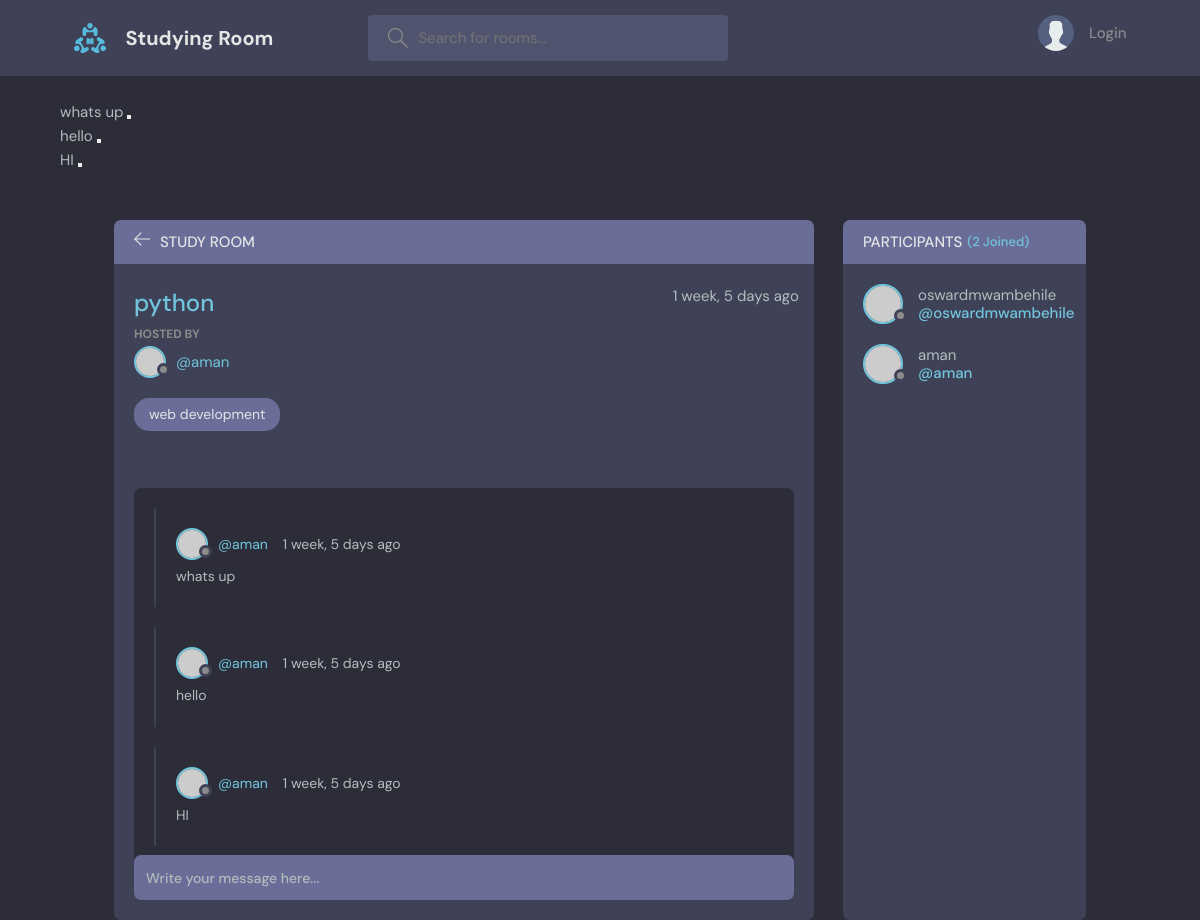
Page /room/10 on the committed database.
### studies/models.py (models this page shows, shortened)
class Message(models.Model):
    user=models.ForeignKey(User,on_delete=models.CASCADE)
    room=models.ForeignKey(Room, on_delete=models.CASCADE)
    body=models.TextField()
    updated=models.DateTimeField(auto_now=True)
    created_at=models.DateTimeField(auto_now_add=True)
    def __str__(self):
        return self.body[0:50]

class Room(models.Model):
    host=models.ForeignKey(User, models.SET_NULL, null=True)
    topic=models.ForeignKey(Topic, on_delete=models.SET_NULL, null=True)
    name=models.CharField(max_length=200)
    description=models.TextField(null=True, blank=True)
    participants=models.ManyToManyField(User, related_name='participants',blank=True)
    updated=models.DateTimeField(auto_now=True)
    created_at= models.DateTimeField(auto_now_add=True)
    class Meta:
         ordering=['-updated','-created_at']

class Topic(models.Model):
    name=models.CharField(max_length=200)
    def __str__(self):
        return self.name

### studies/views.py (the view, shortened to what this page needs)
# urls.py: path('room/<str:pk>', views.room,name='room'),
def room(request, pk):
    room = Room.objects.get(id=pk)
    messages = room.message_set.all().order_by('-created_at')
    participants = room.participants.all()
    return render(request, 'room.html', {'room': room, 'messages': messages, 'participants': participants})

### templates/room.html (shortened to what this page needs)
{% extends 'base.html' %}
{% block content %}
<main class="profile-page layout layout--2">
  <div class="container">
    <div class="room">
      <div class="room__top">
        <div class="room__topLeft">
          <a href="{% url 'home' %}">
            <svg version="1.1" xmlns="http://www.w3.org/2000/svg" width="32" height="32" viewBox="0 0 32 32">
              <title>arrow-left</title>
              <path
                d="M13.723 2.286l-13.723 13.714 13.719 13.714 1.616-1.611-10.96-10.96h27.625v-2.286h-27.625l10.965-10.965-1.616-1.607z"
              ></path>
            </svg>
          </a>
          <h3>Study Room</h3>
        </div>
      </div>
      <div class="room__box scroll">
        <div class="room__header scroll">
          <div class="room__info">
            <h3>{{ room.name }}</h3>
            <span>{{ room.created_at|timesince }} ago</span>
          </div>
          <div class="room__hosted">
            <p>Hosted By</p>
            <a href="{% url 'profile' room.host.id %}" class="room__author">
              <div class="avatar avatar--small">
                <img src="https://randomuser.me/api/portraits/men/37.jpg" />
              </div>
              <span>@{{ room.host }}</span>
            </a>
          </div>
          <span class="room__topics">{{ room.topic }}</span>
        </div>
        <div class="room__conversation">
          <div class="threads scroll">
            {% for message in messages %}
            <div class="thread">
              <div class="thread__top">
                <div class="thread__author">
                  <a href="{% url 'profile' message.user.id %}" class="thread__authorInfo">
                    <div class="avatar avatar--small">
                      <img src="https://randomuser.me/api/portraits/men/37.jpg" />
                    </div>
                    <span>@{{ message.user.username }}</span>
                  </a>
                  <span class="thread__date">{{ message.created_at|timesince }} ago</span>
                </div>
              </div>
              <div class="thread__details">
                {{ message.body }}
              </div>
            </div>
            {% endfor %}
          </div>
        </div>
      </div>
      <div class="room__message">
        <form action="" method="post">
          <input name="body" placeholder="Write your message here..." />
        </form>
      </div>
    </div>
    <div class="participants">
      <h3 class="participants__top">Participants <span>({{ participants.count }} Joined)</span></h3>
      <div class="participants__list scroll">
        {% for user in participants %}
        <a href="{% url 'profile' user.id %}" class="participant">
          <div class="avatar avatar--medium">
            <img src="https://randomuser.me/api/portraits/men/37.jpg" />
          </div>
          <p>
            {{ user.username }}
            <span>@{{ user.username }}</span>
          </p>
        </a>
        {% endfor %}
      </div>
    </div>
  </div>
</main>
{% endblock %}

### templates/base.html (shortened to what this page needs)
<!DOCTYPE html>
{%load static%}
<html lang="en">
  <head>
    <link href="https://cdn.jsdelivr.net/npm/bootstrap-icons@1.5.0/font/bootstrap-icons.css" rel="stylesheet" />
    <link rel="stylesheet" href="{% static 'styles/style.css' %}" />
  </head>
  <body>
    {%include 'nav.html'%}
    <div class="container">
      <br/>
      {% if messages%}
      {% for message in messages%}
      <div class="alert alert-warning alert-dismissible fade show" role="alert">
      {{message}}
    <button type="button" class="btn-close" data-bs-dismiss="alert" aria-label="Close"></button>
  </div>
      {%endfor%}
      {%endif%}
      <br/>
    {% block content%}
    {%endblock%}
  </body>
</html>

### rows in the picture
Message: body "whats up", user.username "aman", created_at "1 week, 5 days"
Message: body "hello", user.username "aman", created_at "1 week, 5 days"
Message: body "HI", user.username "aman", created_at "1 week, 5 days"
Room: name "python", created_at "1 week, 5 days", host "aman", topic "web development"

### other values in the picture
{{ participants.count }} "2"
{{ user.username }} "oswardmwambehile"
{{ user.username }} "aman"
